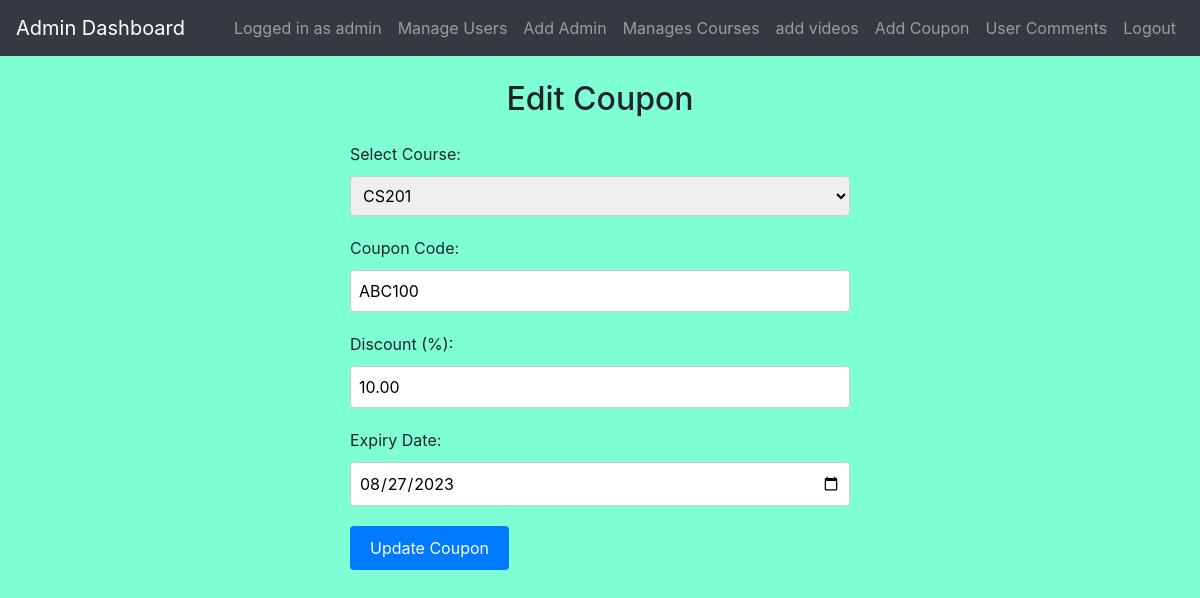
The page /admin/edit_coupon.php?id=1 (signed in) on the database its author committed.
### tables this page shows
CREATE TABLE `coupons` (
  `Coupon_ID` int(11) NOT NULL,
  `Course_ID` int(11) NOT NULL,
  `Coupon_Code` varchar(50) NOT NULL,
  `Discount` decimal(10,2) NOT NULL,
  `Expiry_Date` date NOT NULL
);

### admin/edit_coupon.php (the view, shortened to what this page needs)
<?php
include('config.php');
if (isset($_GET['id'])) {
    $coupon_id = $_GET['id'];
    $query = "SELECT * FROM Coupons WHERE Coupon_ID = $coupon_id";
    $result = mysqli_query($conn, $query);
    $coupon = mysqli_fetch_assoc($result);
}
?>
<!DOCTYPE html>
<html>
<head>
    <link rel="stylesheet" href="https://stackpath.bootstrapcdn.com/bootstrap/4.3.1/css/bootstrap.min.css">
</head>
<body>
    <?php include('admin_navbar.php') ?>
    <div class="container">
        <h2 class="text-center mt-4 mb-4">Edit Coupon</h2>
        <?php if (isset($coupon)) : ?>
        <form action="<?php echo $_SERVER['PHP_SELF']; ?>" method="post">
            <label for="course_id">Select Course:</label>
            <select name="course_id" required>
                <?php
                $course_query = "SELECT Course_ID, Course_Title FROM Courses WHERE Course_Price > 0";
                $result = mysqli_query($conn, $course_query);
                while ($course = mysqli_fetch_assoc($result)) {
                    $selected = ($course['Course_ID'] == $coupon['Course_ID']) ? 'selected' : '';
                    echo '<option value="' . $course['Course_ID'] . '" ' . $selected . '>' . $course['Course_Title'] . '</option>';
                }
                ?>
            </select>
            <br>
            <label for="coupon_code">Coupon Code:</label>
            <input type="text" name="coupon_code" value="<?php echo $coupon['Coupon_Code']; ?>" required><br>
            <label for="discount">Discount (%):</label>
            <input type="number" name="discount" min="0" max="100" value="<?php echo $coupon['Discount']; ?>" required><br>
            <label for="expiry_date">Expiry Date:</label>
            <input type="date" name="expiry_date" value="<?php echo $coupon['Expiry_Date']; ?>" required><br>
            <input type="submit" name="update_coupon" value="Update Coupon">
        </form>
        <?php else : ?>
        <p>Invalid coupon ID. Please select a valid coupon to edit.</p>
        <?php endif; ?>
    </div>
</body>
</html>

### admin/edit_coupon.php (style rules this page uses)
body { background-color: aquamarine; }
h2 { margin-bottom: 20px; }
form { max-width: 500px; margin: 0 auto; }
label { display: block; margin-bottom: 10px; }
input[type="text"], input[type="number"], input[type="date"], select { width: 100%; padding: 8px; margin-bottom: 20px; border: 1px solid #ccc; border-radius: 4px; font-size: 16px; }
input[type="submit"] { padding: 10px 20px; background-color: #007bff; color: #fff; border: none; border-radius: 4px; cursor: pointer; }

### rows shown on the page
coupons: coupon_code "ABC100", discount "10.00", expiry_date "08/27/2023"

### other values the page prints
$_SESSION["username"] "admin"
form field course_id "CS201"
